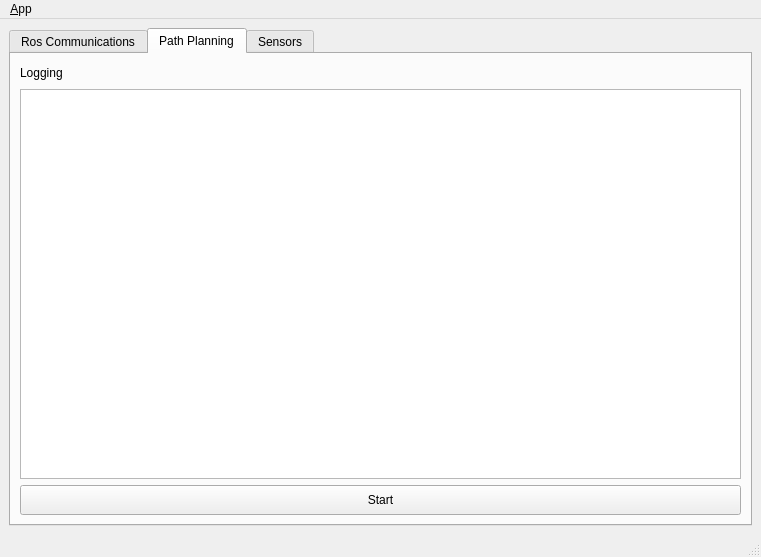
<?xml version="1.0" encoding="UTF-8"?>
<ui version="4.0">
 <class>MainWindow</class>
 <widget class="QMainWindow" name="MainWindow">
  <property name="geometry">
   <rect>
    <x>0</x>
    <y>0</y>
    <width>761</width>
    <height>557</height>
   </rect>
  </property>
  <property name="windowTitle">
   <string>QRosApp</string>
  </property>
  <property name="windowIcon">
   <iconset resource="../resources/images.qrc">
    <normaloff>:/images/icon.png</normaloff>:/images/icon.png</iconset>
  </property>
  <property name="locale">
   <locale language="English" country="Australia"/>
  </property>
  <widget class="QWidget" name="centralwidget">
   <layout class="QHBoxLayout">
    <item>
     <widget class="QTabWidget" name="tab_manager">
      <property name="minimumSize">
       <size>
        <width>100</width>
        <height>0</height>
       </size>
      </property>
      <property name="styleSheet">
       <string notr="true"/>
      </property>
      <property name="locale">
       <locale language="English" country="Australia"/>
      </property>
      <property name="currentIndex">
       <number>1</number>
      </property>
      <widget class="QWidget" name="tab_status">
       <attribute name="title">
        <string>Ros Communications</string>
       </attribute>
       <layout class="QVBoxLayout" name="verticalLayout_2" stretch="2">
        <item>
         <widget class="QGroupBox" name="groupBox_12">
          <property name="sizePolicy">
           <sizepolicy hsizetype="MinimumExpanding" vsizetype="Preferred">
            <horstretch>0</horstretch>
            <verstretch>0</verstretch>
           </sizepolicy>
          </property>
          <property name="title">
           <string>Logging</string>
          </property>
          <layout class="QHBoxLayout" name="horizontalLayout" stretch="2,1">
           <item>
            <widget class="QListView" name="view_logging"/>
           </item>
           <item>
            <layout class="QVBoxLayout" name="verticalLayout_3">
             <item>
              <widget class="QGroupBox" name="groupBox">
               <property name="maximumSize">
                <size>
                 <width>250</width>
                 <height>16777215</height>
                </size>
               </property>
               <property name="title">
                <string>Ros Master</string>
               </property>
               <layout class="QGridLayout" name="gridLayout">
                <item row="1" column="0" colspan="3">
                 <widget class="QLineEdit" name="line_edit_master">
                  <property name="text">
                   <string/>
                  </property>
                 </widget>
                </item>
                <item row="2" column="0">
                 <widget class="QLabel" name="label_2">
                  <property name="frameShape">
                   <enum>QFrame::StyledPanel</enum>
                  </property>
                  <property name="frameShadow">
                   <enum>QFrame::Raised</enum>
                  </property>
                  <property name="text">
                   <string>Ros IP</string>
                  </property>
                 </widget>
                </item>
                <item row="3" column="0" colspan="3">
                 <widget class="QLineEdit" name="line_edit_host">
                  <property name="text">
                   <string/>
                  </property>
                 </widget>
                </item>
                <item row="5" column="0" colspan="3">
                 <widget class="QLineEdit" name="line_edit_topic">
                  <property name="enabled">
                   <bool>false</bool>
                  </property>
                  <property name="text">
                   <string>unused</string>
                  </property>
                 </widget>
                </item>
                <item row="6" column="0" colspan="3">
                 <widget class="QCheckBox" name="checkbox_use_environment">
                  <property name="layoutDirection">
                   <enum>Qt::RightToLeft</enum>
                  </property>
                  <property name="text">
                   <string>Use environment variables</string>
                  </property>
                 </widget>
                </item>
                <item row="7" column="0" colspan="3">
                 <widget class="QCheckBox" name="checkbox_remember_settings">
                  <property name="layoutDirection">
                   <enum>Qt::RightToLeft</enum>
                  </property>
                  <property name="text">
                   <string>Remember settings on startup</string>
                  </property>
                 </widget>
                </item>
                <item row="9" column="2">
                 <widget class="QPushButton" name="button_connect">
                  <property name="enabled">
                   <bool>true</bool>
                  </property>
                  <property name="sizePolicy">
                   <sizepolicy hsizetype="MinimumExpanding" vsizetype="Fixed">
                    <horstretch>0</horstretch>
                    <verstretch>0</verstretch>
                   </sizepolicy>
                  </property>
                  <property name="toolTip">
                   <string/>
                  </property>
                  <property name="statusTip">
                   <string/>
                  </property>
                  <property name="text">
                   <string>Connect</string>
                  </property>
                 </widget>
                </item>
                <item row="9" column="1">
                 <widget class="QPushButton" name="button_roscore">
                  <property name="enabled">
                   <bool>true</bool>
                  </property>
                  <property name="sizePolicy">
                   <sizepolicy hsizetype="MinimumExpanding" vsizetype="Fixed">
                    <horstretch>0</horstretch>
                    <verstretch>0</verstretch>
                   </sizepolicy>
                  </property>
                  <property name="toolTip">
                   <string>&lt;html&gt;&lt;head/&gt;&lt;body&gt;&lt;p&gt;&lt;br/&gt;&lt;/p&gt;&lt;/body&gt;&lt;/html&gt;</string>
                  </property>
                  <property name="statusTip">
                   <string/>
                  </property>
                  <property name="text">
                   <string>roscore</string>
                  </property>
                 </widget>
                </item>
                <item row="9" column="0">
                 <spacer name="horizontalSpacer">
                  <property name="orientation">
                   <enum>Qt::Horizontal</enum>
                  </property>
                  <property name="sizeHint" stdset="0">
                   <size>
                    <width>170</width>
                    <height>21</height>
                   </size>
                  </property>
                 </spacer>
                </item>
                <item row="4" column="0" colspan="2">
                 <widget class="QLabel" name="label_3">
                  <property name="frameShape">
                   <enum>QFrame::StyledPanel</enum>
                  </property>
                  <property name="frameShadow">
                   <enum>QFrame::Raised</enum>
                  </property>
                  <property name="text">
                   <string>Ros Hostname</string>
                  </property>
                 </widget>
                </item>
                <item row="0" column="0" colspan="2">
                 <widget class="QLabel" name="label">
                  <property name="frameShape">
                   <enum>QFrame::StyledPanel</enum>
                  </property>
                  <property name="frameShadow">
                   <enum>QFrame::Raised</enum>
                  </property>
                  <property name="text">
                   <string>Ros Master Url</string>
                  </property>
                 </widget>
                </item>
               </layout>
              </widget>
             </item>
             <item>
              <spacer name="verticalSpacer">
               <property name="orientation">
                <enum>Qt::Vertical</enum>
               </property>
               <property name="sizeHint" stdset="0">
                <size>
                 <width>20</width>
                 <height>40</height>
                </size>
               </property>
              </spacer>
             </item>
             <item>
              <widget class="QPushButton" name="quit_button">
               <property name="sizePolicy">
                <sizepolicy hsizetype="MinimumExpanding" vsizetype="Fixed">
                 <horstretch>0</horstretch>
                 <verstretch>0</verstretch>
                </sizepolicy>
               </property>
               <property name="text">
                <string>Quit</string>
               </property>
              </widget>
             </item>
            </layout>
           </item>
          </layout>
         </widget>
        </item>
       </layout>
      </widget>
      <widget class="QWidget" name="tab">
       <attribute name="title">
        <string>Path Planning</string>
       </attribute>
       <layout class="QHBoxLayout" name="horizontalLayout_10">
        <item>
         <layout class="QVBoxLayout" name="verticalLayout_8">
          <item>
           <layout class="QHBoxLayout" name="horizontalLayout_9">
            <item>
             <widget class="QLabel" name="label_7">
              <property name="text">
               <string>Logging</string>
              </property>
             </widget>
            </item>
            <item>
             <spacer name="horizontalSpacer_7">
              <property name="orientation">
               <enum>Qt::Horizontal</enum>
              </property>
              <property name="sizeHint" stdset="0">
               <size>
                <width>101</width>
                <height>20</height>
               </size>
              </property>
             </spacer>
            </item>
           </layout>
          </item>
          <item>
           <widget class="QListView" name="listView_pathPlanning">
            <property name="minimumSize">
             <size>
              <width>500</width>
              <height>0</height>
             </size>
            </property>
           </widget>
          </item>
          <item>
           <widget class="QPushButton" name="pushButton_pathPlanning">
            <property name="minimumSize">
             <size>
              <width>0</width>
              <height>30</height>
             </size>
            </property>
            <property name="text">
             <string>Start</string>
            </property>
            <property name="checkable">
             <bool>true</bool>
            </property>
           </widget>
          </item>
         </layout>
        </item>
       </layout>
      </widget>
      <widget class="QWidget" name="tab_sensors">
       <attribute name="title">
        <string>Sensors</string>
       </attribute>
       <layout class="QVBoxLayout" name="verticalLayout_7">
        <item>
         <spacer name="verticalSpacer_3">
          <property name="orientation">
           <enum>Qt::Vertical</enum>
          </property>
          <property name="sizeHint" stdset="0">
           <size>
            <width>20</width>
            <height>105</height>
           </size>
          </property>
         </spacer>
        </item>
        <item>
         <layout class="QHBoxLayout" name="horizontalLayout_8">
          <item>
           <spacer name="horizontalSpacer_3">
            <property name="orientation">
             <enum>Qt::Horizontal</enum>
            </property>
            <property name="sizeHint" stdset="0">
             <size>
              <width>40</width>
              <height>20</height>
             </size>
            </property>
           </spacer>
          </item>
          <item>
           <layout class="QVBoxLayout" name="verticalLayout_6">
            <item>
             <layout class="QHBoxLayout" name="horizontalLayout_7">
              <item>
               <widget class="QPushButton" name="pushButton_rtk">
                <property name="minimumSize">
                 <size>
                  <width>100</width>
                  <height>30</height>
                 </size>
                </property>
                <property name="text">
                 <string>RTK</string>
                </property>
                <property name="checkable">
                 <bool>true</bool>
                </property>
               </widget>
              </item>
              <item>
               <widget class="QLineEdit" name="lineEdit_rtk">
                <property name="minimumSize">
                 <size>
                  <width>350</width>
                  <height>30</height>
                 </size>
                </property>
                <property name="text">
                 <string/>
                </property>
                <property name="readOnly">
                 <bool>false</bool>
                </property>
               </widget>
              </item>
             </layout>
            </item>
            <item>
             <layout class="QHBoxLayout" name="horizontalLayout_3">
              <item>
               <widget class="QPushButton" name="pushButton_gps">
                <property name="minimumSize">
                 <size>
                  <width>100</width>
                  <height>30</height>
                 </size>
                </property>
                <property name="text">
                 <string>GPS</string>
                </property>
                <property name="checkable">
                 <bool>true</bool>
                </property>
               </widget>
              </item>
              <item>
               <widget class="QLineEdit" name="lineEdit_gps">
                <property name="minimumSize">
                 <size>
                  <width>200</width>
                  <height>30</height>
                 </size>
                </property>
                <property name="readOnly">
                 <bool>true</bool>
                </property>
               </widget>
              </item>
             </layout>
            </item>
            <item>
             <layout class="QHBoxLayout" name="horizontalLayout_4">
              <item>
               <widget class="QPushButton" name="pushButton_camera">
                <property name="minimumSize">
                 <size>
                  <width>100</width>
                  <height>30</height>
                 </size>
                </property>
                <property name="text">
                 <string>Camera</string>
                </property>
                <property name="checkable">
                 <bool>true</bool>
                </property>
               </widget>
              </item>
              <item>
               <widget class="QLineEdit" name="lineEdit_camera">
                <property name="minimumSize">
                 <size>
                  <width>200</width>
                  <height>30</height>
                 </size>
                </property>
                <property name="readOnly">
                 <bool>true</bool>
                </property>
               </widget>
              </item>
             </layout>
            </item>
            <item>
             <layout class="QHBoxLayout" name="horizontalLayout_5">
              <item>
               <widget class="QPushButton" name="pushButton_lidar">
                <property name="minimumSize">
                 <size>
                  <width>100</width>
                  <height>30</height>
                 </size>
                </property>
                <property name="text">
                 <string>Lidar</string>
                </property>
                <property name="checkable">
                 <bool>true</bool>
                </property>
               </widget>
              </item>
              <item>
               <widget class="QLineEdit" name="lineEdit_lidar">
                <property name="minimumSize">
                 <size>
                  <width>200</width>
                  <height>30</height>
                 </size>
                </property>
                <property name="readOnly">
                 <bool>true</bool>
                </property>
               </widget>
              </item>
             </layout>
            </item>
            <item>
             <layout class="QHBoxLayout" name="horizontalLayout_6">
              <item>
               <widget class="QPushButton" name="pushButton_esrRadar">
                <property name="minimumSize">
                 <size>
                  <width>100</width>
                  <height>30</height>
                 </size>
                </property>
                <property name="text">
                 <string>Esr Radar</string>
                </property>
                <property name="checkable">
                 <bool>true</bool>
                </property>
               </widget>
              </item>
              <item>
               <widget class="QLineEdit" name="lineEdit_esrRadar">
                <property name="minimumSize">
                 <size>
                  <width>200</width>
                  <height>30</height>
                 </size>
                </property>
                <property name="readOnly">
                 <bool>true</bool>
                </property>
               </widget>
              </item>
             </layout>
            </item>
            <item>
             <widget class="QPushButton" name="pushButton_esrRadar_3">
              <property name="minimumSize">
               <size>
                <width>0</width>
                <height>30</height>
               </size>
              </property>
              <property name="text">
               <string>Start All Sensors</string>
              </property>
              <property name="checkable">
               <bool>true</bool>
              </property>
             </widget>
            </item>
           </layout>
          </item>
          <item>
           <spacer name="horizontalSpacer_4">
            <property name="orientation">
             <enum>Qt::Horizontal</enum>
            </property>
            <property name="sizeHint" stdset="0">
             <size>
              <width>40</width>
              <height>20</height>
             </size>
            </property>
           </spacer>
          </item>
         </layout>
        </item>
        <item>
         <spacer name="verticalSpacer_4">
          <property name="orientation">
           <enum>Qt::Vertical</enum>
          </property>
          <property name="sizeHint" stdset="0">
           <size>
            <width>20</width>
            <height>105</height>
           </size>
          </property>
         </spacer>
        </item>
       </layout>
      </widget>
     </widget>
    </item>
   </layout>
  </widget>
  <widget class="QMenuBar" name="menubar">
   <property name="geometry">
    <rect>
     <x>0</x>
     <y>0</y>
     <width>761</width>
     <height>19</height>
    </rect>
   </property>
   <widget class="QMenu" name="menu_File">
    <property name="title">
     <string>&amp;App</string>
    </property>
    <addaction name="action_Preferences"/>
    <addaction name="separator"/>
    <addaction name="actionAbout"/>
    <addaction name="actionAbout_Qt"/>
    <addaction name="separator"/>
    <addaction name="action_Quit"/>
   </widget>
   <addaction name="menu_File"/>
  </widget>
  <widget class="QStatusBar" name="statusbar"/>
  <action name="action_Quit">
   <property name="text">
    <string>&amp;Quit</string>
   </property>
   <property name="shortcut">
    <string>Ctrl+Q</string>
   </property>
   <property name="shortcutContext">
    <enum>Qt::ApplicationShortcut</enum>
   </property>
  </action>
  <action name="action_Preferences">
   <property name="text">
    <string>&amp;Preferences</string>
   </property>
  </action>
  <action name="actionAbout">
   <property name="text">
    <string>&amp;About</string>
   </property>
  </action>
  <action name="actionAbout_Qt">
   <property name="text">
    <string>About &amp;Qt</string>
   </property>
  </action>
 </widget>
 <resources>
  <include location="../resources/images.qrc"/>
 </resources>
 <connections>
  <connection>
   <sender>action_Quit</sender>
   <signal>triggered()</signal>
   <receiver>MainWindow</receiver>
   <slot>close()</slot>
   <hints>
    <hint type="sourcelabel">
     <x>-1</x>
     <y>-1</y>
    </hint>
    <hint type="destinationlabel">
     <x>399</x>
     <y>299</y>
    </hint>
   </hints>
  </connection>
  <connection>
   <sender>quit_button</sender>
   <signal>clicked()</signal>
   <receiver>MainWindow</receiver>
   <slot>close()</slot>
   <hints>
    <hint type="sourcelabel">
     <x>859</x>
     <y>552</y>
    </hint>
    <hint type="destinationlabel">
     <x>469</x>
     <y>299</y>
    </hint>
   </hints>
  </connection>
 </connections>
</ui>
